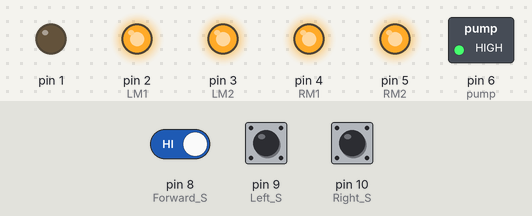
A sketch run on a simulated Arduino Uno, built with avr-gcc and run on an emulated ATmega328P. Shown: switched loads named in the sketch (green lamp = pin HIGH), output pins drawn as LEDs (lit = HIGH). The inputs (shaded band) are chosen by the test bench; at power-on: pin 8 (Forward_S) HIGH, pin 9 (Left_S) HIGH, pin 10 (Right_S) HIGH.

Above: at 8.9 s.
9.0 s: pin 8 (Forward_S) driven LOW
At 11.9 s:
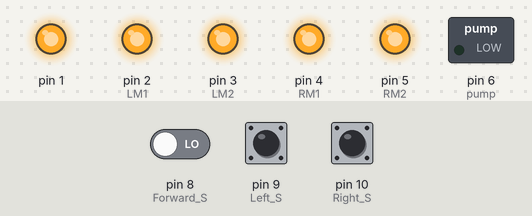
17.7 s: pin 9 (Left_S) pulled LOW for 3 s
At 20.6 s:
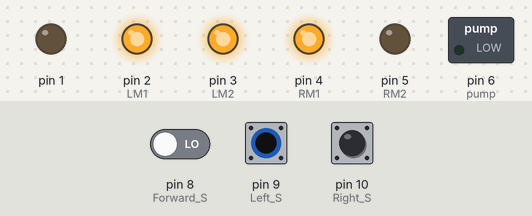
22.7 s: pin 8 (Forward_S) driven HIGH
At 24.7 s:
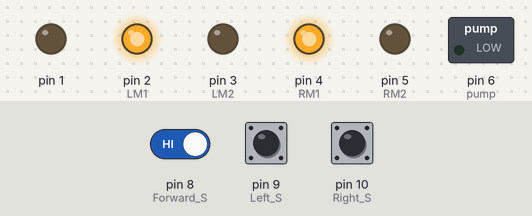
Timing chart, 0 to 33.7 s (numbered marks = the images above; inputs shaded):
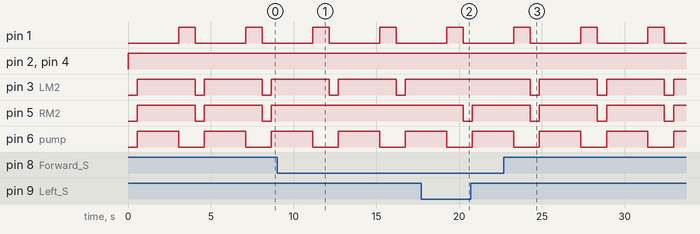

Measured:
- after the input at 9.0 s, pin 5 (RM2): stops changing and stays HIGH
- after the input at 17.7 s, pin 3 (LM2): stays HIGH (without the input it goes to LOW after 2.6 s); pin 5 (RM2): HIGH → LOW after 2.6 s, → HIGH 0.55 s later
- after the input at 22.7 s, pin 5 (RM2): alternates HIGH for 3.5 s and LOW for 0.55 s, starting after 1.6 s
- by itself, pin 1: alternates HIGH for 1.0 s and LOW for 3.1 s
- by itself, pin 3 (LM2), pin 5 (RM2): alternates HIGH for 3.5 s and LOW for 0.55 s
- by itself, pin 6 (pump): alternates HIGH for 2.5 s and LOW for 1.6 s

The sketch:

Robot.ino
```cpp
#include <Servo.h>
Servo myservo;

int pos = 0;
boolean fire = false;

/*-------defining Inputs------*/
#define Left_S 9      // left sensor
#define Right_S 10      // right sensor
#define Forward_S 8 //forward sensor

/*-------defining Outputs------*/
#define LM1 2       // left motor
#define LM2 3       // left motor
#define RM1 4       // right motor

#define RM2 5       // right motor
#define pump 6

void setup()
{
  pinMode(Left_S, INPUT);
  pinMode(Right_S, INPUT);
  pinMode(Forward_S, INPUT);
  pinMode(LM1, OUTPUT);
  pinMode(LM2, OUTPUT);
  pinMode(RM1, OUTPUT);
  pinMode(RM2, OUTPUT);
  pinMode(1, OUTPUT);
  pinMode(pump, OUTPUT);

}

void put_off_fire()
{
    digitalWrite(LM1, HIGH);
    digitalWrite(LM2, HIGH);
    digitalWrite(RM1, HIGH);
    digitalWrite(RM2, HIGH);

   digitalWrite(pump, HIGH); delay(2500);   digitalWrite(pump, LOW);
   digitalWrite(1, HIGH);  delay(1000);   digitalWrite(1, LOW);
   fire=false;
}

void loop()
{

   myservo.write(90); //Sweep_Servo();

    if (digitalRead(Left_S) ==0 && digitalRead(Right_S)==0 && digitalRead(Forward_S) ==0) //If Fire not detected all sensors are zero
    {
    //Do not move the robot
    digitalWrite(LM1, HIGH);
    digitalWrite(LM2, HIGH);
    digitalWrite(RM1, HIGH);
    digitalWrite(RM2, HIGH);

    }

    else if (digitalRead(Forward_S) ==1) //If Fire is straight ahead
    {
    //Move the robot forward
    digitalWrite(LM1, HIGH);
    digitalWrite(LM2, LOW);
    digitalWrite(RM1, HIGH);
    digitalWrite(RM2, LOW);
    delay(250);
    fire = true;
    }

    else if (digitalRead(Left_S) ==1) //If Fire is to the left
    {
    //Move the robot left
    digitalWrite(LM1, HIGH);
    digitalWrite(LM2, LOW);
    digitalWrite(RM1, HIGH);
    digitalWrite(RM2, HIGH);
    delay(250);
        fire = true;
    }

    else if (digitalRead(Right_S) ==1) //If Fire is to the right
    {
    //Move the robot right
    digitalWrite(LM1, HIGH);
    digitalWrite(LM2, HIGH);
    digitalWrite(RM1, HIGH);
    digitalWrite(RM2, LOW);
    delay(250);
        fire = true;
    }

delay(300); //Slow down the speed of robot

     while (fire == true)
     {
      put_off_fire();
     }
}
```
